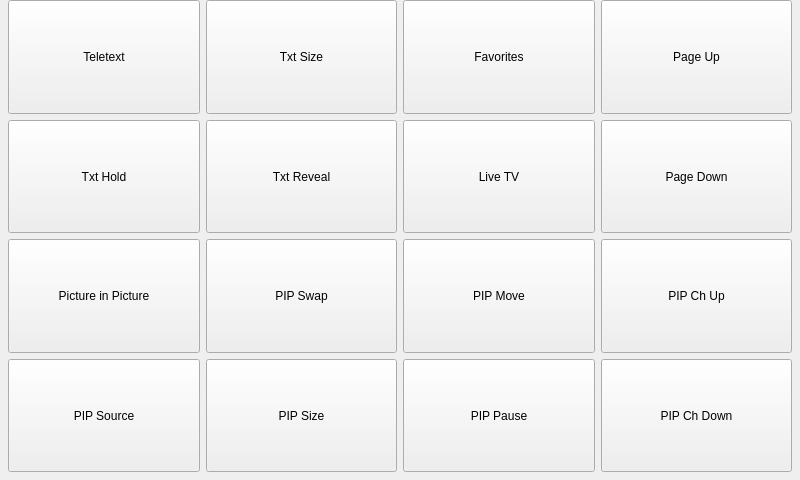
<?xml version="1.0" encoding="UTF-8"?>
<ui version="4.0">
 <class>PIRTVForm</class>
 <widget class="QWidget" name="PIRTVForm">
  <property name="geometry">
   <rect>
    <x>0</x>
    <y>0</y>
    <width>800</width>
    <height>480</height>
   </rect>
  </property>
  <property name="windowTitle">
   <string>Form</string>
  </property>
  <layout class="QGridLayout" name="gridLayout">
   <property name="leftMargin">
    <number>8</number>
   </property>
   <property name="topMargin">
    <number>0</number>
   </property>
   <property name="rightMargin">
    <number>8</number>
   </property>
   <property name="bottomMargin">
    <number>8</number>
   </property>
   <item row="0" column="0">
    <widget class="QPushButton" name="teletextButton">
     <property name="sizePolicy">
      <sizepolicy hsizetype="Expanding" vsizetype="Expanding">
       <horstretch>0</horstretch>
       <verstretch>0</verstretch>
      </sizepolicy>
     </property>
     <property name="text">
      <string>Teletext</string>
     </property>
    </widget>
   </item>
   <item row="0" column="1">
    <widget class="QPushButton" name="teletextSizeButton">
     <property name="sizePolicy">
      <sizepolicy hsizetype="Expanding" vsizetype="Expanding">
       <horstretch>0</horstretch>
       <verstretch>0</verstretch>
      </sizepolicy>
     </property>
     <property name="text">
      <string>Txt Size</string>
     </property>
    </widget>
   </item>
   <item row="0" column="2">
    <widget class="QPushButton" name="favoritesButton">
     <property name="sizePolicy">
      <sizepolicy hsizetype="Expanding" vsizetype="Expanding">
       <horstretch>0</horstretch>
       <verstretch>0</verstretch>
      </sizepolicy>
     </property>
     <property name="text">
      <string>Favorites</string>
     </property>
    </widget>
   </item>
   <item row="0" column="3">
    <widget class="QPushButton" name="pageUpButton">
     <property name="sizePolicy">
      <sizepolicy hsizetype="Expanding" vsizetype="Expanding">
       <horstretch>0</horstretch>
       <verstretch>0</verstretch>
      </sizepolicy>
     </property>
     <property name="text">
      <string>Page Up</string>
     </property>
     <property name="icon">
      <iconset resource="../PierogiResources.qrc">
       <normaloff>:/icons/arrow_top_icon&amp;48.png</normaloff>:/icons/arrow_top_icon&amp;48.png</iconset>
     </property>
     <property name="iconSize">
      <size>
       <width>48</width>
       <height>48</height>
      </size>
     </property>
    </widget>
   </item>
   <item row="1" column="0">
    <widget class="QPushButton" name="teletextHoldButton">
     <property name="sizePolicy">
      <sizepolicy hsizetype="Expanding" vsizetype="Expanding">
       <horstretch>0</horstretch>
       <verstretch>0</verstretch>
      </sizepolicy>
     </property>
     <property name="text">
      <string>Txt Hold</string>
     </property>
    </widget>
   </item>
   <item row="1" column="1">
    <widget class="QPushButton" name="teletextRevealButton">
     <property name="sizePolicy">
      <sizepolicy hsizetype="Expanding" vsizetype="Expanding">
       <horstretch>0</horstretch>
       <verstretch>0</verstretch>
      </sizepolicy>
     </property>
     <property name="text">
      <string>Txt Reveal</string>
     </property>
    </widget>
   </item>
   <item row="1" column="2">
    <widget class="QPushButton" name="liveTVButton">
     <property name="sizePolicy">
      <sizepolicy hsizetype="Expanding" vsizetype="Expanding">
       <horstretch>0</horstretch>
       <verstretch>0</verstretch>
      </sizepolicy>
     </property>
     <property name="text">
      <string>Live TV</string>
     </property>
    </widget>
   </item>
   <item row="1" column="3">
    <widget class="QPushButton" name="pageDownButton">
     <property name="sizePolicy">
      <sizepolicy hsizetype="Expanding" vsizetype="Expanding">
       <horstretch>0</horstretch>
       <verstretch>0</verstretch>
      </sizepolicy>
     </property>
     <property name="text">
      <string>Page Down</string>
     </property>
     <property name="icon">
      <iconset resource="../PierogiResources.qrc">
       <normaloff>:/icons/arrow_bottom_icon&amp;48.png</normaloff>:/icons/arrow_bottom_icon&amp;48.png</iconset>
     </property>
     <property name="iconSize">
      <size>
       <width>48</width>
       <height>48</height>
      </size>
     </property>
    </widget>
   </item>
   <item row="2" column="0">
    <widget class="QPushButton" name="pipButton">
     <property name="sizePolicy">
      <sizepolicy hsizetype="Expanding" vsizetype="Expanding">
       <horstretch>0</horstretch>
       <verstretch>0</verstretch>
      </sizepolicy>
     </property>
     <property name="text">
      <string>Picture in Picture</string>
     </property>
    </widget>
   </item>
   <item row="2" column="1">
    <widget class="QPushButton" name="pipSwapButton">
     <property name="sizePolicy">
      <sizepolicy hsizetype="Expanding" vsizetype="Expanding">
       <horstretch>0</horstretch>
       <verstretch>0</verstretch>
      </sizepolicy>
     </property>
     <property name="text">
      <string>PIP Swap</string>
     </property>
    </widget>
   </item>
   <item row="2" column="2">
    <widget class="QPushButton" name="pipMoveButton">
     <property name="sizePolicy">
      <sizepolicy hsizetype="Expanding" vsizetype="Expanding">
       <horstretch>0</horstretch>
       <verstretch>0</verstretch>
      </sizepolicy>
     </property>
     <property name="text">
      <string>PIP Move</string>
     </property>
    </widget>
   </item>
   <item row="2" column="3">
    <widget class="QPushButton" name="pipChannelUpButton">
     <property name="sizePolicy">
      <sizepolicy hsizetype="Expanding" vsizetype="Expanding">
       <horstretch>0</horstretch>
       <verstretch>0</verstretch>
      </sizepolicy>
     </property>
     <property name="text">
      <string>PIP Ch Up</string>
     </property>
     <property name="icon">
      <iconset resource="../PierogiResources.qrc">
       <normaloff>:/icons/br_up_icon&amp;48.png</normaloff>:/icons/br_up_icon&amp;48.png</iconset>
     </property>
     <property name="iconSize">
      <size>
       <width>48</width>
       <height>48</height>
      </size>
     </property>
    </widget>
   </item>
   <item row="3" column="0">
    <widget class="QPushButton" name="pipSourceButton">
     <property name="sizePolicy">
      <sizepolicy hsizetype="Expanding" vsizetype="Expanding">
       <horstretch>0</horstretch>
       <verstretch>0</verstretch>
      </sizepolicy>
     </property>
     <property name="text">
      <string>PIP Source</string>
     </property>
    </widget>
   </item>
   <item row="3" column="1">
    <widget class="QPushButton" name="pipSizeButton">
     <property name="sizePolicy">
      <sizepolicy hsizetype="Expanding" vsizetype="Expanding">
       <horstretch>0</horstretch>
       <verstretch>0</verstretch>
      </sizepolicy>
     </property>
     <property name="text">
      <string>PIP Size</string>
     </property>
    </widget>
   </item>
   <item row="3" column="2">
    <widget class="QPushButton" name="pipPauseButton">
     <property name="sizePolicy">
      <sizepolicy hsizetype="Expanding" vsizetype="Expanding">
       <horstretch>0</horstretch>
       <verstretch>0</verstretch>
      </sizepolicy>
     </property>
     <property name="text">
      <string>PIP Pause</string>
     </property>
    </widget>
   </item>
   <item row="3" column="3">
    <widget class="QPushButton" name="pipChannelDownButton">
     <property name="sizePolicy">
      <sizepolicy hsizetype="Expanding" vsizetype="Expanding">
       <horstretch>0</horstretch>
       <verstretch>0</verstretch>
      </sizepolicy>
     </property>
     <property name="text">
      <string>PIP Ch Down</string>
     </property>
     <property name="icon">
      <iconset resource="../PierogiResources.qrc">
       <normaloff>:/icons/br_down_icon&amp;48.png</normaloff>:/icons/br_down_icon&amp;48.png</iconset>
     </property>
     <property name="iconSize">
      <size>
       <width>48</width>
       <height>48</height>
      </size>
     </property>
    </widget>
   </item>
  </layout>
 </widget>
 <resources>
  <include location="../PierogiResources.qrc"/>
 </resources>
 <connections>
  <connection>
   <sender>PIRTVForm</sender>
   <signal>teletextEnabled(bool)</signal>
   <receiver>teletextButton</receiver>
   <slot>setEnabled(bool)</slot>
   <hints>
    <hint type="sourcelabel">
     <x>399</x>
     <y>239</y>
    </hint>
    <hint type="destinationlabel">
     <x>102</x>
     <y>64</y>
    </hint>
   </hints>
  </connection>
  <connection>
   <sender>PIRTVForm</sender>
   <signal>teletextSizeEnabled(bool)</signal>
   <receiver>teletextSizeButton</receiver>
   <slot>setEnabled(bool)</slot>
   <hints>
    <hint type="sourcelabel">
     <x>399</x>
     <y>239</y>
    </hint>
    <hint type="destinationlabel">
     <x>300</x>
     <y>64</y>
    </hint>
   </hints>
  </connection>
  <connection>
   <sender>PIRTVForm</sender>
   <signal>favoritesEnabled(bool)</signal>
   <receiver>favoritesButton</receiver>
   <slot>setEnabled(bool)</slot>
   <hints>
    <hint type="sourcelabel">
     <x>399</x>
     <y>239</y>
    </hint>
    <hint type="destinationlabel">
     <x>499</x>
     <y>64</y>
    </hint>
   </hints>
  </connection>
  <connection>
   <sender>PIRTVForm</sender>
   <signal>pageUpEnabled(bool)</signal>
   <receiver>pageUpButton</receiver>
   <slot>setEnabled(bool)</slot>
   <hints>
    <hint type="sourcelabel">
     <x>399</x>
     <y>239</y>
    </hint>
    <hint type="destinationlabel">
     <x>697</x>
     <y>64</y>
    </hint>
   </hints>
  </connection>
  <connection>
   <sender>PIRTVForm</sender>
   <signal>teletextHoldEnabled(bool)</signal>
   <receiver>teletextHoldButton</receiver>
   <slot>setEnabled(bool)</slot>
   <hints>
    <hint type="sourcelabel">
     <x>399</x>
     <y>239</y>
    </hint>
    <hint type="destinationlabel">
     <x>102</x>
     <y>182</y>
    </hint>
   </hints>
  </connection>
  <connection>
   <sender>PIRTVForm</sender>
   <signal>teletextRevealEnabled(bool)</signal>
   <receiver>teletextRevealButton</receiver>
   <slot>setEnabled(bool)</slot>
   <hints>
    <hint type="sourcelabel">
     <x>399</x>
     <y>239</y>
    </hint>
    <hint type="destinationlabel">
     <x>300</x>
     <y>182</y>
    </hint>
   </hints>
  </connection>
  <connection>
   <sender>PIRTVForm</sender>
   <signal>liveTVEnabled(bool)</signal>
   <receiver>liveTVButton</receiver>
   <slot>setEnabled(bool)</slot>
   <hints>
    <hint type="sourcelabel">
     <x>399</x>
     <y>239</y>
    </hint>
    <hint type="destinationlabel">
     <x>499</x>
     <y>182</y>
    </hint>
   </hints>
  </connection>
  <connection>
   <sender>PIRTVForm</sender>
   <signal>pageDownEnabled(bool)</signal>
   <receiver>pageDownButton</receiver>
   <slot>setEnabled(bool)</slot>
   <hints>
    <hint type="sourcelabel">
     <x>399</x>
     <y>239</y>
    </hint>
    <hint type="destinationlabel">
     <x>697</x>
     <y>182</y>
    </hint>
   </hints>
  </connection>
  <connection>
   <sender>PIRTVForm</sender>
   <signal>pipEnabled(bool)</signal>
   <receiver>pipButton</receiver>
   <slot>setEnabled(bool)</slot>
   <hints>
    <hint type="sourcelabel">
     <x>399</x>
     <y>239</y>
    </hint>
    <hint type="destinationlabel">
     <x>102</x>
     <y>301</y>
    </hint>
   </hints>
  </connection>
  <connection>
   <sender>PIRTVForm</sender>
   <signal>pipSwapEnabled(bool)</signal>
   <receiver>pipSwapButton</receiver>
   <slot>setEnabled(bool)</slot>
   <hints>
    <hint type="sourcelabel">
     <x>399</x>
     <y>239</y>
    </hint>
    <hint type="destinationlabel">
     <x>300</x>
     <y>301</y>
    </hint>
   </hints>
  </connection>
  <connection>
   <sender>PIRTVForm</sender>
   <signal>pipMoveEnabled(bool)</signal>
   <receiver>pipMoveButton</receiver>
   <slot>setEnabled(bool)</slot>
   <hints>
    <hint type="sourcelabel">
     <x>399</x>
     <y>239</y>
    </hint>
    <hint type="destinationlabel">
     <x>499</x>
     <y>301</y>
    </hint>
   </hints>
  </connection>
  <connection>
   <sender>PIRTVForm</sender>
   <signal>pipChannelUpEnabled(bool)</signal>
   <receiver>pipChannelUpButton</receiver>
   <slot>setEnabled(bool)</slot>
   <hints>
    <hint type="sourcelabel">
     <x>399</x>
     <y>239</y>
    </hint>
    <hint type="destinationlabel">
     <x>697</x>
     <y>301</y>
    </hint>
   </hints>
  </connection>
  <connection>
   <sender>PIRTVForm</sender>
   <signal>pipSourceEnabled(bool)</signal>
   <receiver>pipSourceButton</receiver>
   <slot>setEnabled(bool)</slot>
   <hints>
    <hint type="sourcelabel">
     <x>399</x>
     <y>239</y>
    </hint>
    <hint type="destinationlabel">
     <x>102</x>
     <y>419</y>
    </hint>
   </hints>
  </connection>
  <connection>
   <sender>PIRTVForm</sender>
   <signal>pipSizeEnabled(bool)</signal>
   <receiver>pipSizeButton</receiver>
   <slot>setEnabled(bool)</slot>
   <hints>
    <hint type="sourcelabel">
     <x>399</x>
     <y>239</y>
    </hint>
    <hint type="destinationlabel">
     <x>300</x>
     <y>419</y>
    </hint>
   </hints>
  </connection>
  <connection>
   <sender>PIRTVForm</sender>
   <signal>pipPauseEnabled(bool)</signal>
   <receiver>pipPauseButton</receiver>
   <slot>setEnabled(bool)</slot>
   <hints>
    <hint type="sourcelabel">
     <x>399</x>
     <y>239</y>
    </hint>
    <hint type="destinationlabel">
     <x>499</x>
     <y>419</y>
    </hint>
   </hints>
  </connection>
  <connection>
   <sender>PIRTVForm</sender>
   <signal>pipChannelDownEnabled(bool)</signal>
   <receiver>pipChannelDownButton</receiver>
   <slot>setEnabled(bool)</slot>
   <hints>
    <hint type="sourcelabel">
     <x>399</x>
     <y>239</y>
    </hint>
    <hint type="destinationlabel">
     <x>697</x>
     <y>419</y>
    </hint>
   </hints>
  </connection>
 </connections>
 <slots>
  <signal>teletextEnabled(bool)</signal>
  <signal>teletextSizeEnabled(bool)</signal>
  <signal>favoritesEnabled(bool)</signal>
  <signal>pageUpEnabled(bool)</signal>
  <signal>teletextHoldEnabled(bool)</signal>
  <signal>teletextRevealEnabled(bool)</signal>
  <signal>liveTVEnabled(bool)</signal>
  <signal>pageDownEnabled(bool)</signal>
  <signal>pipEnabled(bool)</signal>
  <signal>pipSwapEnabled(bool)</signal>
  <signal>pipMoveEnabled(bool)</signal>
  <signal>pipChannelUpEnabled(bool)</signal>
  <signal>pipSourceEnabled(bool)</signal>
  <signal>pipSizeEnabled(bool)</signal>
  <signal>pipPauseEnabled(bool)</signal>
  <signal>pipChannelDownEnabled(bool)</signal>
 </slots>
</ui>
